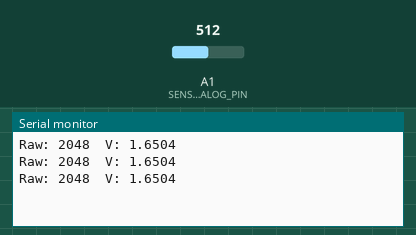
Simulated run of this sketch. Board: Arduino Zero (SAMD21). On the bench: the last lines printed to the serial monitor. The inputs (shaded band) are chosen by the test bench; at power-on: A1 (SENSOR_ANALOG_PIN) = 512 (analog values on the 0–1023 scale).

Above: at 1.3 s.
1.4 s: A1 (SENSOR_ANALOG_PIN) set to 716
At 2.0 s:
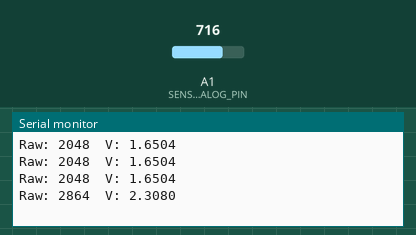
2.9 s: A1 (SENSOR_ANALOG_PIN) set to 900
At 3.6 s:
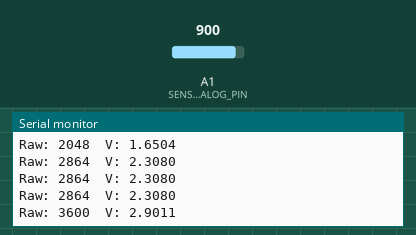
Timing chart, 0 to 5.9 s (numbered marks = the images above; inputs shaded):
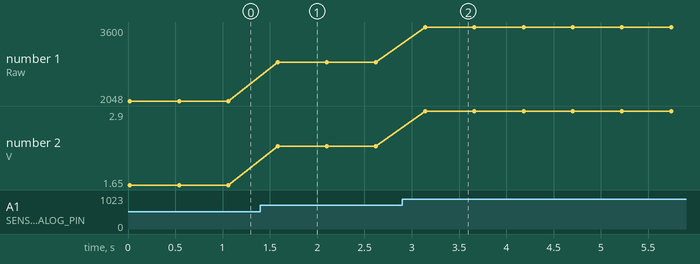

Measured:
- after the input at 1.4 s, the serial monitor: prints a new line after 0.18 s (image 1)
- after the input at 2.9 s, the serial monitor: prints a new line after 0.24 s (image 2)
- plotted number 1: 2048 → 2864 after the input at 1.4 s, 2864 → 3600 after the input at 2.9 s
- plotted number 2: 1.65 → 2.31 after the input at 1.4 s, 2.31 → 2.9 after the input at 2.9 s

The sketch:

test_GroveTurbiditySensor.ino
```cpp
// Pin assignments
const int SENSOR_POWER_PIN = 11; // VCC for Grove sensor connected to digital pin 11
const int SENSOR_ANALOG_PIN = A1; // Analog reading on A1
const unsigned long POWER_STABILIZATION_MS = 20; // Time to wait after powering sensor (ms)

void setup() {
  // Initialize serial for debug output
  Serial.begin(9600); // Baud rate: 9600

  // Configure ADC for SAMD21 (M0) to 12-bit resolution (0-4095)
  // and use the 3.3V reference typical for M0 boards.
  analogReadResolution(12);

  // Configure sensor power pin and ensure sensor is off initially
  pinMode(SENSOR_POWER_PIN, OUTPUT);
  digitalWrite(SENSOR_POWER_PIN, LOW);
}

void loop() {
  // Power the sensor
  digitalWrite(SENSOR_POWER_PIN, HIGH);

  // Allow sensor to stabilize after power-up
  delay(POWER_STABILIZATION_MS);

  // Read the analog value from A1 on the M0
  int sensorValue = analogRead(SENSOR_ANALOG_PIN); // raw ADC value (0-4095)

  // Convert the analog reading to voltage using 3.3V and 12-bit resolution
  float voltage = sensorValue * (3.3 / 4095.0);

  // Print raw and voltage values
  Serial.print("Raw: ");
  Serial.print(sensorValue);
  Serial.print("  V: ");
  Serial.println(voltage, 4);

  // Turn sensor power off to save energy
  digitalWrite(SENSOR_POWER_PIN, LOW);

  // Wait until next measurement
  delay(500);
}
```
